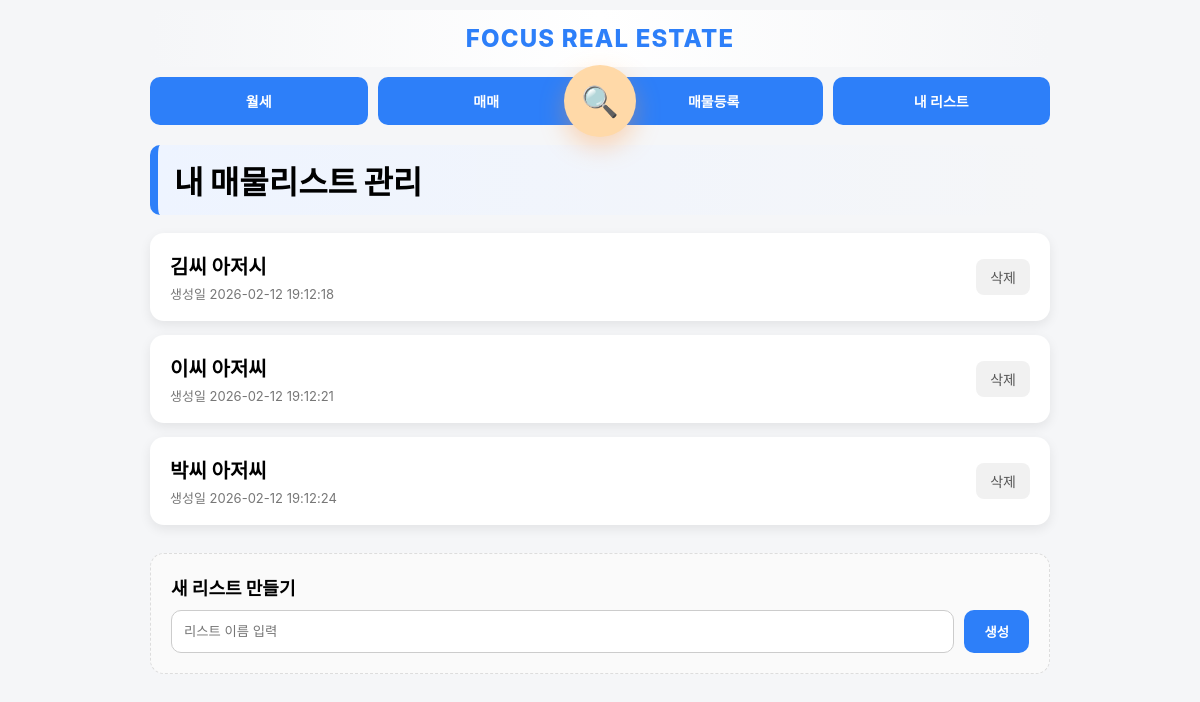
/collections (signed in), run on the app's committed database.
### app.py (models this page shows)
class Collection(db.Model):
    id = db.Column(db.Integer, primary_key=True)
    title = db.Column(db.String(200))
    memo = db.Column(db.String(200))
    created_at = db.Column(db.String(50))

### app.py (the view)
@app.route("/collections")
@login_required
def collections():
    lists = Collection.query.all()
    return render_template(
        "collections.html",
        lists=lists,
    )

### app.py (called while the page is built)
@login_manager.user_loader
def load_user(user_id):
    return User.query.get(int(user_id))

### templates/collections.html (shortened to what this page needs)
{% extends "base.html" %}
{% block content %}
<div class="section-title">내 매물리스트 관리</div>
<div class="list-container">
{% for c in lists %}
<div class="list-card" onclick="location.href='/collections/{{ c.id }}'">
    <div class="list-info">
        <div class="list-title">{{ c.title }}</div>
        <div class="list-date">생성일 {{ c.created_at }}</div>
    </div>
    <div class="list-actions">
        <a href="/collections/delete/{{ c.id }}"
           class="delete-btn"
           onclick="event.stopPropagation(); return confirm('리스트를 삭제할까요?')">
           삭제
        </a>
    </div>
</div>
{% endfor %}
</div>
<div class="new-list-card">
    <div class="new-title">새 리스트 만들기</div>
    <form method="POST" action="/collections/new" class="new-form">
        <input type="text" name="title" placeholder="리스트 이름 입력" required>
        <button type="submit">생성</button>
    </form>
</div>
{% endblock %}

### templates/base.html (style rules this page uses)
body { font-size: 14px; }
body { font-family: -apple-system, BlinkMacSystemFont, "Segoe UI", Roboto, sans-serif; margin: 0; padding: 0; background: #f5f6f8; }

### templates/collections.html (style rules this page uses)
.section-title { font-size: 32px; font-weight: 900; margin-bottom: 18px; padding: 12px 16px; border-radius: 10px; background: linear-gradient(to right, #eef4ff, transparent); border-left: 8px solid #2d7ff9; }
.list-container { display: flex; flex-direction: column; gap: 14px; }
.list-card { background: white; padding: 18px 20px; border-radius: 14px; box-shadow: 0 4px 12px rgba(0,0,0,0.08); display: flex; justify-content: space-between; align-items: center; }
.list-title { font-size: 20px; font-weight: bold; }
.list-date { font-size: 13px; color: #777; margin-top: 4px; }
.list-actions { display: flex; gap: 10px; }
.delete-btn { background: #f1f1f1; color: #555; padding: 8px 14px; border-radius: 8px; text-decoration: none; }
.new-list-card { margin-top: 28px; background: #fafafa; padding: 20px; border-radius: 14px; border: 1px dashed #ddd; }
.new-title { font-weight: bold; margin-bottom: 10px; font-size: 18px; }
.new-form { display: flex; gap: 10px; }
.new-form input { flex: 1; padding: 12px; border-radius: 10px; border: 1px solid #ccc; }
.new-form button { background: #2d7ff9; color: white; border: none; padding: 12px 20px; border-radius: 10px; font-weight: bold; cursor: pointer; }
.list-card { cursor: pointer; transition: 0.15s; }

### data on the page
Collection: title "김씨 아저시", created_at "2026-02-12 19:12:18"
Collection: title "이씨 아저씨", created_at "2026-02-12 19:12:21"
Collection: title "박씨 아저씨", created_at "2026-02-12 19:12:24"
